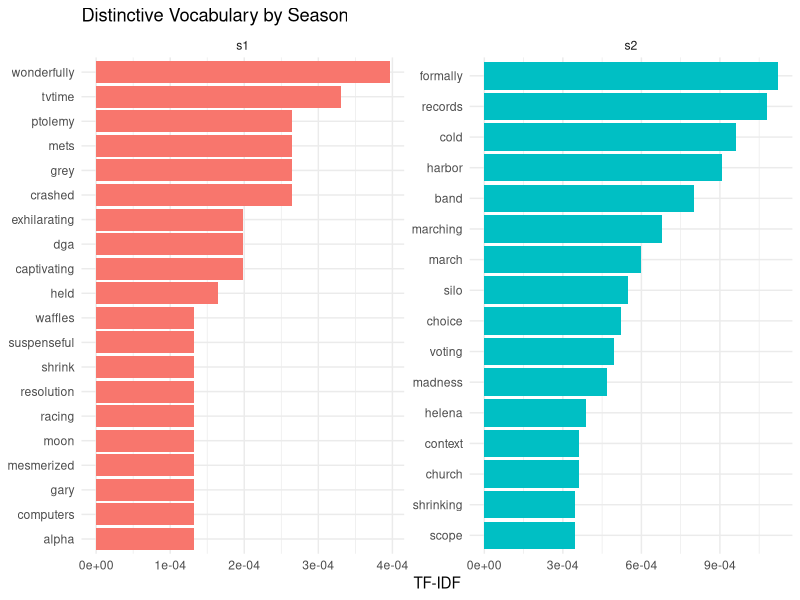

This figure's R source:
## ---- chunk 1
#| include: false
# This is just to render the document correctly in the CI/CD pipeline
library(tidyverse)
library(tidytext)

comments <- readr::read_csv("../../data/clean/comments_preprocessed.csv") 
## ---- chunk 2
# Calculate TF-IDF by season
comments_tfidf <- comments %>%
  mutate(season = str_extract(id, "s[12]")) %>%  # Extract season (s1 or s2)
  unnest_tokens(word, comments) %>%               # Tokenize into words
  count(season, word, sort = TRUE)                # Count words per season

head(comments_tfidf)
## ---- chunk 3
# Apply TF-IDF calculation
comments_tfidf <- comments_tfidf %>%
  bind_tf_idf(word, season, n)

head(comments_tfidf, 15)
## ---- chunk 4
# Top 10 distinctive words per season
comments_tfidf %>%
  group_by(season) %>%
  slice_max(tf_idf, n = 10)
## ---- chunk 5
# Prepare data for visualization
top_tfidf_words <- comments_tfidf %>%
  group_by(season) %>%
  slice_max(tf_idf, n = 15) %>%
  ungroup() %>%
  mutate(word = reorder_within(word, tf_idf, season))

# Plot distinctive vocabulary by season
ggplot(top_tfidf_words, aes(tf_idf, word, fill = season)) +
  geom_col(show.legend = FALSE) +
  facet_wrap(~season, scales = "free") +
  scale_y_reordered() +
  labs(
    x = "TF-IDF",
    y = NULL,
    title = "Distinctive Vocabulary by Season"
  ) +
  theme_minimal()
## ---- chunk 6
# Top words by raw frequency for Season 1
top_freq_s1 <- comments %>%
  filter(grepl("^s1", id)) %>%
  unnest_tokens(word, comments) %>%
  count(word, sort = TRUE) %>%
  head(15)

# Top words by TF-IDF for Season 1
top_tfidf_s1 <- comments_tfidf %>%
  filter(season == "s1") %>%
  arrange(desc(tf_idf)) %>%
  head(15)

# Compare
cat("=== Top 15 words by frequency (Season 1) ===\n")
print(top_freq_s1)

cat("\n=== Top 15 words by TF-IDF (Season 1) ===\n")
print(top_tfidf_s1 %>% select(word, n, tf_idf))
